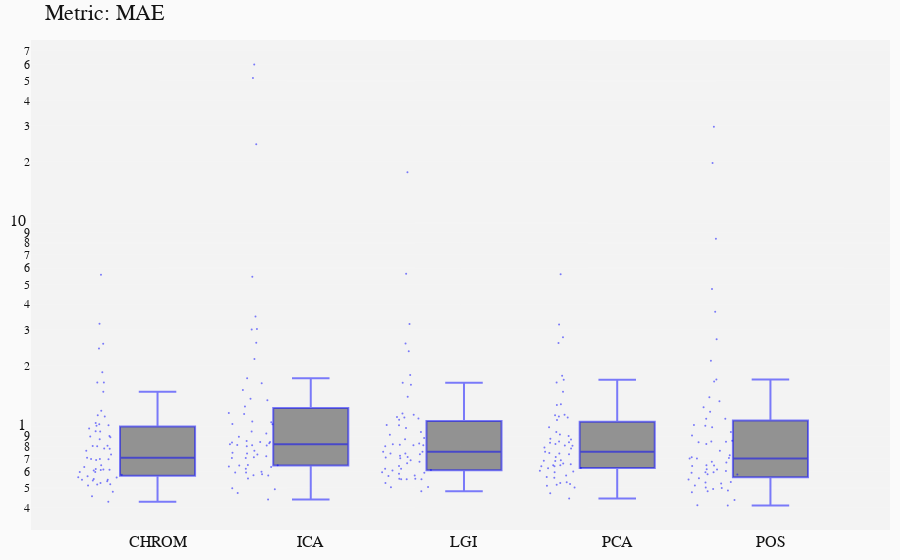

Notebook source saved alongside this figure:
### Code cell
## -- Clustering
ANALYSIS(dataset, 'clustering', metrics=['MAE'])
STATS(dataset, approach='clustering')
